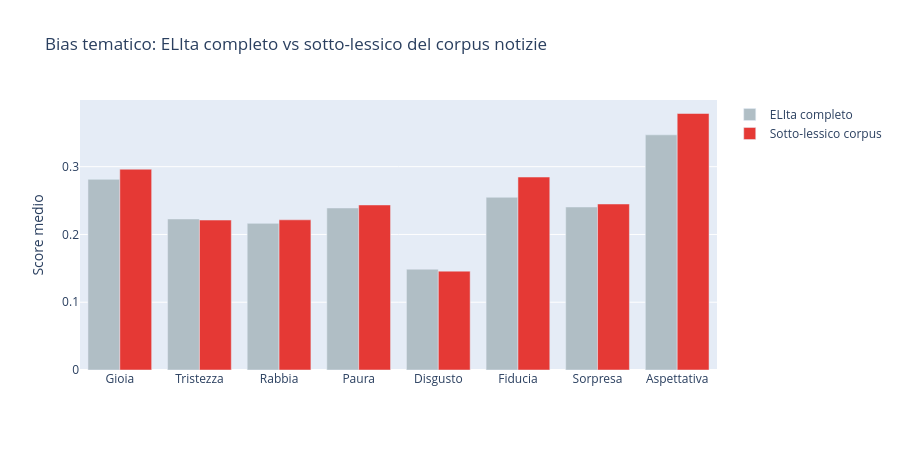

Notebook code cell kept with this figure:
### Code cell
fig = go.Figure()
for label, values, color in [
    ("ELIta completo",       mean_full,   "#B0BEC5"),
    ("Sotto-lessico corpus", mean_corpus, "#E53935"),
]:
    fig.add_trace(go.Bar(
        name=label,
        x=[e.capitalize() for e in BASIC_EMOTIONS],
        y=[values[e] for e in BASIC_EMOTIONS],
        marker_color=color
    ))
fig.update_layout(barmode="group",
                  title="Bias tematico: ELIta completo vs sotto-lessico del corpus notizie",
                  yaxis_title="Score medio", height=450)
fig.show()

### Figure 1 — Plotly figure (JSON) as saved in the notebook; plotly's stock layout.template omitted (floating-point values rounded to 4 significant figures)
{"data": [{"marker": {"color": "#B0BEC5"}, "name": "ELIta completo", "x": ["Gioia", "Tristezza", "Rabbia", "Paura", "Disgusto", "Fiducia", "Sorpresa", "Aspettativa"], "y": [0.2813, 0.2229, 0.2164, 0.2391, 0.1488, 0.2549, 0.2405, 0.347], "type": "bar"}, {"marker": {"color": "#E53935"}, "name": "Sotto-lessico corpus", "x": ["Gioia", "Tristezza", "Rabbia", "Paura", "Disgusto", "Fiducia", "Sorpresa", "Aspettativa"], "y": [0.2963, 0.2212, 0.2216, 0.2435, 0.1459, 0.2847, 0.245, 0.3785], "type": "bar"}], "layout": {"barmode": "group", "title": {"text": "Bias tematico: ELIta completo vs sotto-lessico del corpus notizie"}, "yaxis": {"title": {"text": "Score medio"}}, "height": 450}}
